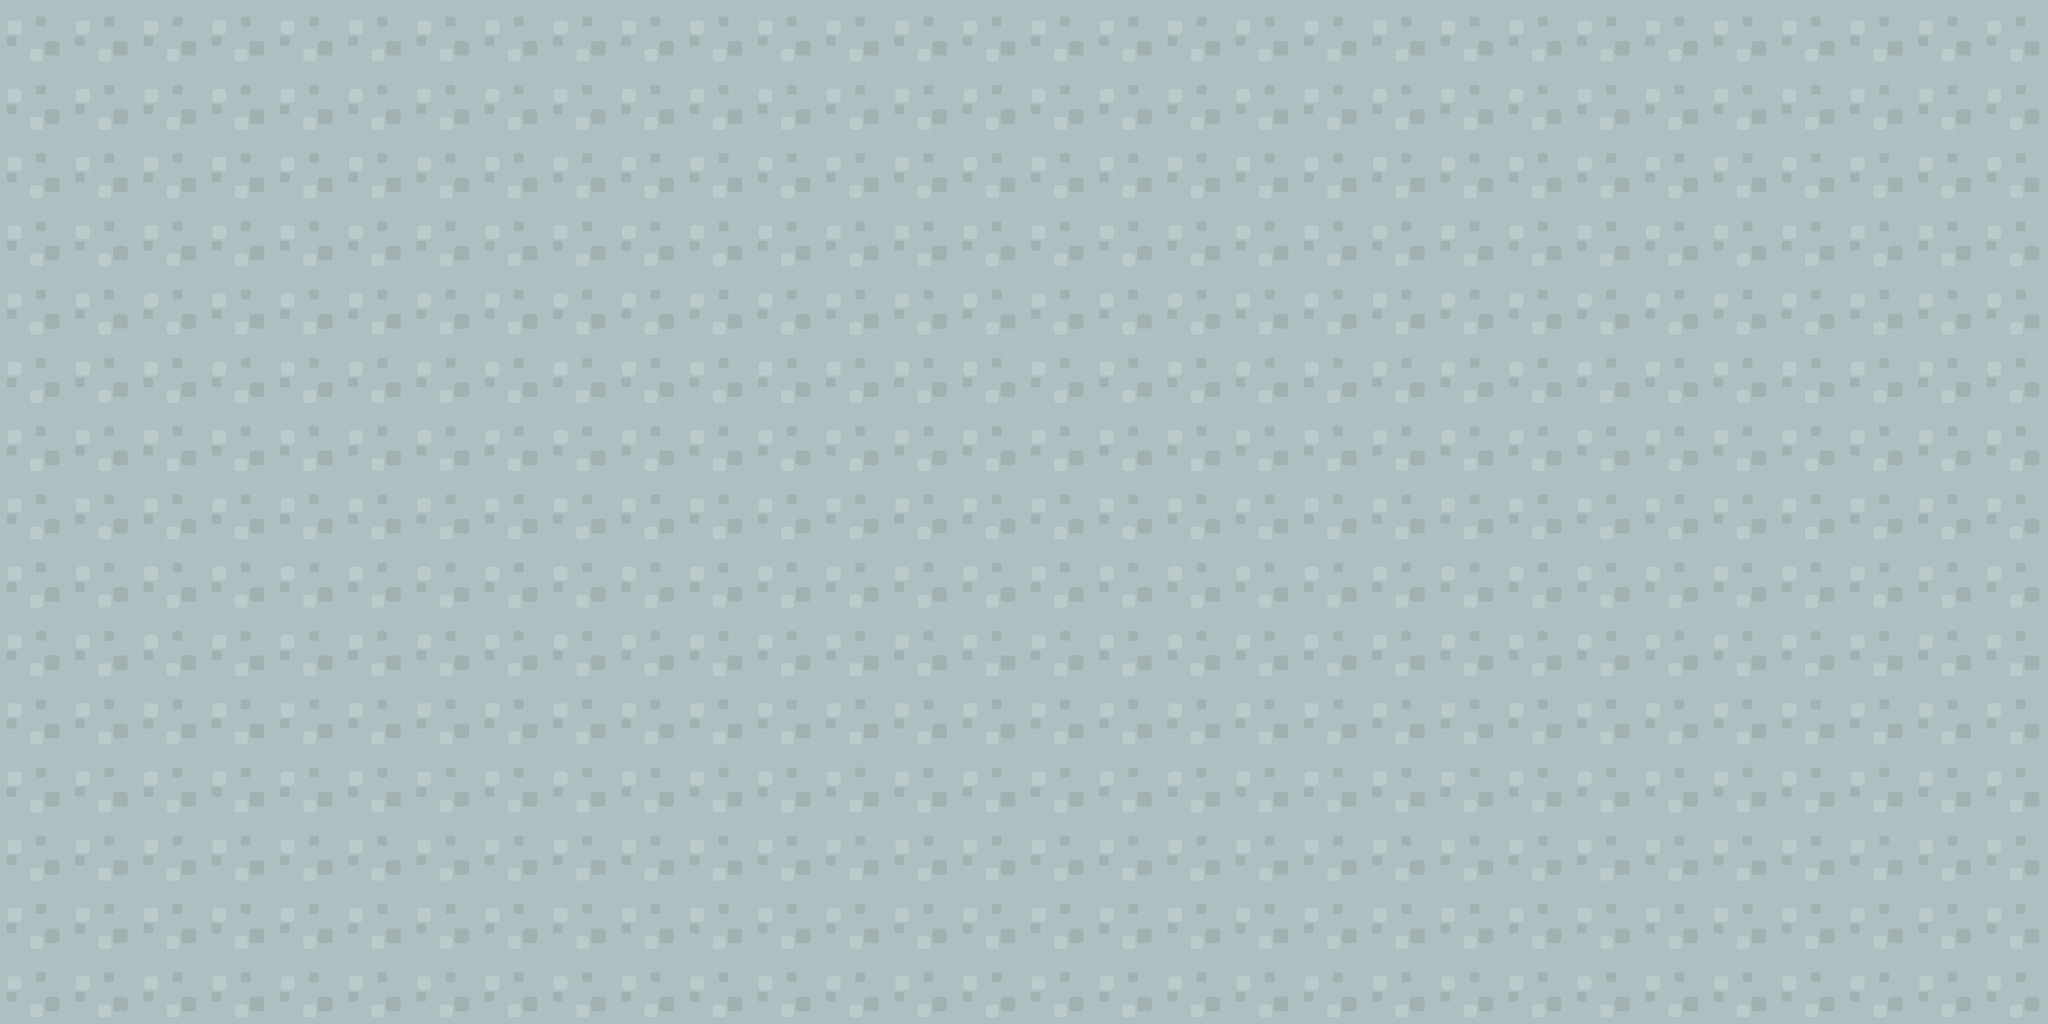

A level layout from a 2D game, rendered from its tile map. Below: a short description, then the map file with tile-grid data replaced by summaries:
An orthogonal 30x15 tile map with 70x70 px tiles, 1 tile layer (background1).

<map version="1.0" orientation="orthogonal" renderorder="right-down" width="30" height="15" tilewidth="70" tileheight="70">
 <tileset firstgid="1" name="background-tiles" tilewidth="70" tileheight="70">
  <image source="../img/background-tiles.png" width="910" height="910" />
 </tileset>
 <layer name="background1" width="30" height="15">
  <data>[450 cells, 450 non-empty, 1 distinct tile ids]</data>
 </layer>
</map>
